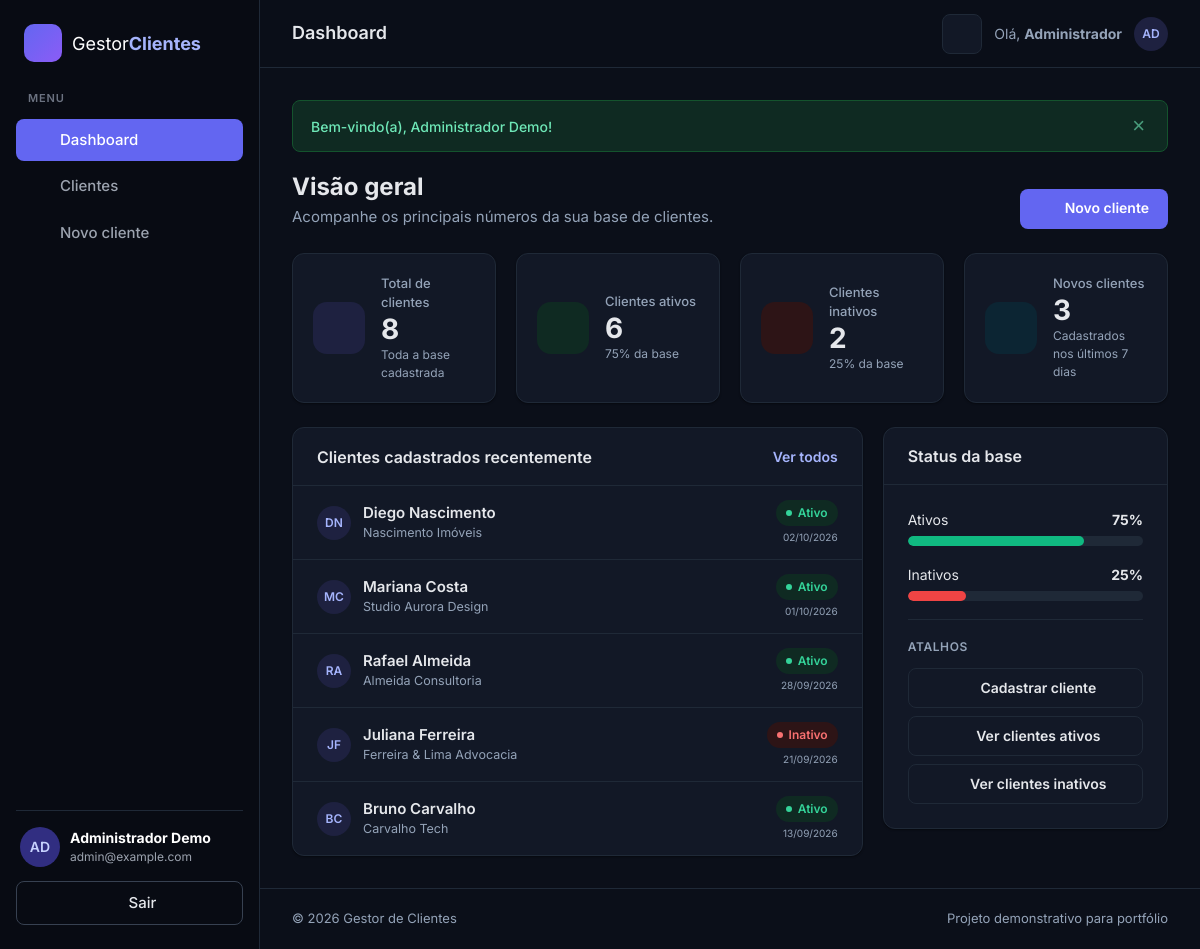
Page /dashboard.php (signed in) on the committed database.
### tables this page shows
CREATE TABLE clientes (
    id          INT UNSIGNED NOT NULL AUTO_INCREMENT,
    usuario_id  INT UNSIGNED NOT NULL COMMENT 'Dono do cadastro (usuarios.id)',
    nome        VARCHAR(150) NOT NULL,
    email       VARCHAR(150) NOT NULL,
    telefone    VARCHAR(20)  NULL,
    empresa     VARCHAR(150) NULL,
    status      ENUM('ativo', 'inativo') NOT NULL DEFAULT 'ativo',
    observacoes TEXT         NULL,
    created_at  DATETIME     NOT NULL DEFAULT CURRENT_TIMESTAMP,
    updated_at  DATETIME     NOT NULL DEFAULT CURRENT_TIMESTAMP ON UPDATE CURRENT_TIMESTAMP,
    PRIMARY KEY (id),
    UNIQUE KEY uk_clientes_usuario_email (usuario_id, email),
    KEY idx_clientes_nome (nome),
    KEY idx_clientes_status (status),
    KEY idx_clientes_created_at (created_at),
    CONSTRAINT fk_clientes_usuario
        FOREIGN KEY (usuario_id) REFERENCES usuarios (id)
        ON DELETE CASCADE
);

### config/database.php (called while the page is built, shortened)
<?php
function db(): PDO
{
    static $pdo = null;
    if ($pdo instanceof PDO) {
        return $pdo;
    }
    $dsn = sprintf('mysql:host=%s;dbname=%s;charset=%s', DB_HOST, DB_NAME, DB_CHARSET);
    try {
        $pdo = new PDO($dsn, DB_USER, DB_PASS, [
            PDO::ATTR_ERRMODE            => PDO::ERRMODE_EXCEPTION,
            PDO::ATTR_DEFAULT_FETCH_MODE => PDO::FETCH_ASSOC,
            PDO::ATTR_EMULATE_PREPARES   => false,
        ]);
    } catch (PDOException $e) {
        error_log('[gestor-clientes] Falha na conexão: ' . $e->getMessage());
        http_response_code(500);
        header('Content-Type: text/html; charset=UTF-8');
        exit('<h2>Erro ao conectar ao banco de dados.</h2>'
            . '<p>Verifique se o <strong>MySQL</strong> está iniciado no XAMPP '
            . 'e se o banco <strong>gestor_clientes</strong> foi importado pelo phpMyAdmin.</p>');
    }
    return $pdo;
}

### dashboard.php (the view, shortened to what this page needs)
<?php
require_once __DIR__ . '/config/database.php';
require_once __DIR__ . '/includes/cliente_funcoes.php';
$usuarioId = usuario_id_logado();
$stmt = db()->prepare(
    "SELECT
        COUNT(*)                                               AS total,
        COALESCE(SUM(status = 'ativo'), 0)                     AS ativos,
        COALESCE(SUM(status = 'inativo'), 0)                   AS inativos,
        COALESCE(SUM(created_at >= NOW() - INTERVAL 7 DAY), 0) AS recentes
     FROM clientes
     WHERE usuario_id = :usuario_id"
);
$stmt->execute([':usuario_id' => $usuarioId]);
$resumo = $stmt->fetch();
$total    = (int) $resumo['total'];
$ativos   = (int) $resumo['ativos'];
$inativos = (int) $resumo['inativos'];
$recentes = (int) $resumo['recentes'];
$percentualAtivos   = $total > 0 ? (int) round($ativos / $total * 100) : 0;
$percentualInativos = $total > 0 ? 100 - $percentualAtivos : 0;
$stmt = db()->prepare(
    'SELECT id, nome, email, empresa, status, created_at
     FROM clientes
     WHERE usuario_id = :usuario_id
     ORDER BY created_at DESC, id DESC
     LIMIT 5'
);
$stmt->execute([':usuario_id' => $usuarioId]);
$ultimosClientes = $stmt->fetchAll();
$cards = [
    [
        'rotulo'  => 'Total de clientes',
        'valor'   => $total,
        'icone'   => 'users',
        'cor'     => 'primary',
        'link'    => 'clientes.php',
        'detalhe' => 'Toda a base cadastrada',
    ],
    [
        'rotulo'  => 'Clientes ativos',
        'valor'   => $ativos,
        'icone'   => 'user-check',
        'cor'     => 'success',
        'link'    => 'clientes.php?status=ativo',
        'detalhe' => $percentualAtivos . '% da base',
    ],
    [
        'rotulo'  => 'Clientes inativos',
        'valor'   => $inativos,
        'icone'   => 'user-x',
        'cor'     => 'danger',
        'link'    => 'clientes.php?status=inativo',
        'detalhe' => $percentualInativos . '% da base',
    ],
    [
        'rotulo'  => 'Novos clientes',
        'valor'   => $recentes,
        'icone'   => 'clock',
        'cor'     => 'info',
        'link'    => 'clientes.php',
        'detalhe' => 'Cadastrados nos últimos 7 dias',
    ],
];
require __DIR__ . '/includes/header.php';
?>
<div class="page-header">
    <div>
        <h2>Visão geral</h2>
        <p>Acompanhe os principais números da sua base de clientes.</p>
    </div>
    <a href="cliente_novo.php" class="btn btn-primary"><?= icone('plus') ?> Novo cliente</a>
</div>
<div class="stats-grid">
    <?php foreach ($cards as $card): ?>
        <a href="<?= e($card['link']) ?>" class="stat-card stat-<?= e($card['cor']) ?>">
            <span class="stat-icon"><?= icone($card['icone']) ?></span>
            <span class="stat-body">
                <span class="stat-label"><?= e($card['rotulo']) ?></span>
                <strong class="stat-value"><?= $card['valor'] ?></strong>
                <small class="stat-detail"><?= e($card['detalhe']) ?></small>
            </span>
        </a>
    <?php endforeach; ?>
</div>
<div class="dashboard-grid">
    <section class="card">
        <div class="card-header">
            <h3>Clientes cadastrados recentemente</h3>
            <a href="clientes.php">Ver todos</a>
        </div>
        <?php if ($ultimosClientes): ?>
            <ul class="recent-list">
                <?php foreach ($ultimosClientes as $cliente): ?>
                    <li>
                        <span class="avatar avatar-sm"><?= e(iniciais($cliente['nome'])) ?></span>
                        <div class="recent-info">
                            <a href="cliente_ver.php?id=<?= (int) $cliente['id'] ?>"><?= e($cliente['nome']) ?></a>
                            <small><?= e($cliente['empresa'] ?: $cliente['email']) ?></small>
                        </div>
                        <div class="recent-meta">
                            <?= badge_status($cliente['status']) ?>
                            <small><?= formatar_data($cliente['created_at']) ?></small>
                        </div>
                    </li>
                <?php endforeach; ?>
            </ul>
        <?php endif; ?>
    </section>
    <section class="card">
        <div class="card-header">
            <h3>Status da base</h3>
        </div>
        <div class="card-body">
            <div class="progress-label">
                <span>Ativos</span>
                <strong><?= $percentualAtivos ?>%</strong>
            </div>
            <div class="progress" role="progressbar" aria-label="Clientes ativos"
                 aria-valuenow="<?= $percentualAtivos ?>" aria-valuemin="0" aria-valuemax="100">
                <div class="progress-bar" style="width: <?= $percentualAtivos ?>%"></div>
            </div>
            <div class="progress-label">
                <span>Inativos</span>
                <strong><?= $percentualInativos ?>%</strong>
            </div>
            <div class="progress" role="progressbar" aria-label="Clientes inativos"
                 aria-valuenow="<?= $percentualInativos ?>" aria-valuemin="0" aria-valuemax="100">
                <div class="progress-bar progress-bar-danger" style="width: <?= $percentualInativos ?>%"></div>
            </div>
            <div class="quick-actions">
                <span class="quick-title">Atalhos</span>
                <a href="cliente_novo.php" class="btn btn-secondary btn-block"><?= icone('user-plus') ?> Cadastrar cliente</a>
                <a href="clientes.php?status=ativo" class="btn btn-secondary btn-block"><?= icone('user-check') ?> Ver clientes ativos</a>
                <a href="clientes.php?status=inativo" class="btn btn-secondary btn-block"><?= icone('user-x') ?> Ver clientes inativos</a>
            </div>
        </div>
    </section>
</div>
<?php require __DIR__ . '/includes/footer.php'; ?>

### includes/cliente_funcoes.php (shortened to what this page needs)
<?php
function badge_status(string $status): string
{
    $rotulo = STATUS_CLIENTE[$status] ?? ucfirst($status);
    return '<span class="badge badge-' . e($status) . '">' . e($rotulo) . '</span>';
}

### rows in the picture
clientes: nome "DN", nome "Diego Nascimento", empresa "Nascimento Imóveis", status "Ativo", created_at "02/10/2026"
clientes: nome "MC", nome "Mariana Costa", empresa "Studio Aurora Design", status "Ativo", created_at "01/10/2026"
clientes: nome "RA", nome "Rafael Almeida", empresa "Almeida Consultoria", status "Ativo", created_at "28/09/2026"
clientes: nome "JF", nome "Juliana Ferreira", empresa "Ferreira & Lima Advocacia", status "Inativo", created_at "21/09/2026"
clientes: nome "BC", nome "Bruno Carvalho", empresa "Carvalho Tech", status "Ativo", created_at "13/09/2026"

### other values in the picture
$item['rotulo'] "Dashboard"
$item['rotulo'] "Clientes"
$item['rotulo'] "Novo cliente"
iniciais($nomeUsuario) "AD"
$nomeUsuario "Administrador Demo"
$emailUsuario "admin@example.com"
$tituloPagina "Dashboard"
$primeiroNome "Administrador"
$flash['mensagem'] "Bem-vindo(a), Administrador Demo!"
$card['rotulo'] "Total de clientes"
$card['valor'] "8"
$card['detalhe'] "Toda a base cadastrada"
$card['rotulo'] "Clientes ativos"
$card['valor'] "6"
$card['detalhe'] "75% da base"
